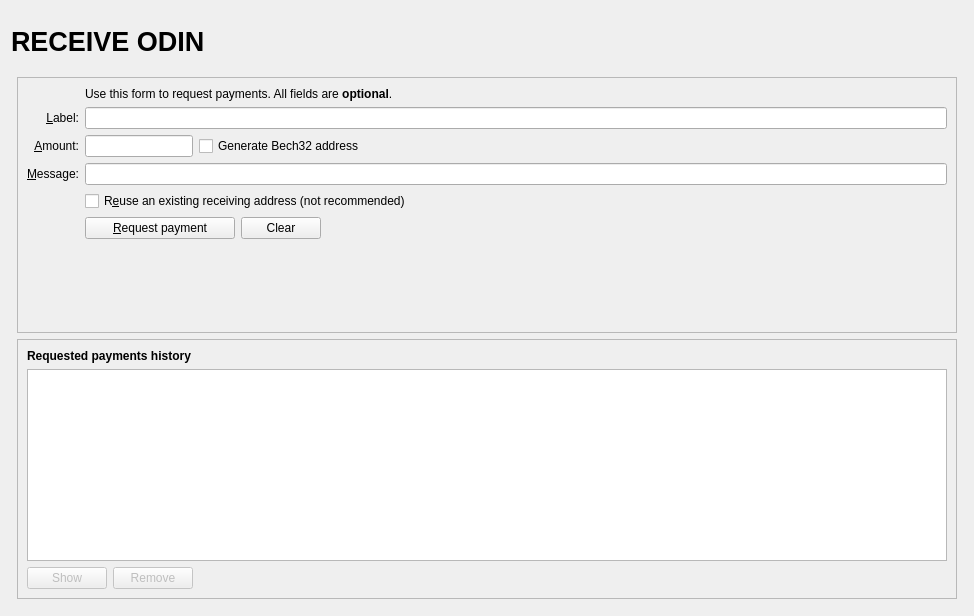
<?xml version="1.0" encoding="UTF-8"?>
<ui version="4.0">
 <class>ReceiveCoinsDialog</class>
 <widget class="QWidget" name="ReceiveCoinsDialog">
  <property name="geometry">
   <rect>
    <x>0</x>
    <y>0</y>
    <width>974</width>
    <height>616</height>
   </rect>
  </property>
  <layout class="QVBoxLayout" name="verticalLayout" stretch="0">
   <item>
    <layout class="QVBoxLayout" name="verticalLayout_Master" stretch="0,1">
     <property name="spacing">
      <number>0</number>
     </property>
     <item>
      <widget class="QFrame" name="frame_Header">
       <layout class="QVBoxLayout" name="verticalLayout_8">
        <property name="leftMargin">
         <number>0</number>
        </property>
        <property name="topMargin">
         <number>0</number>
        </property>
        <property name="rightMargin">
         <number>0</number>
        </property>
        <property name="bottomMargin">
         <number>0</number>
        </property>
        <item>
         <layout class="QHBoxLayout" name="horizontalLayout_Header" stretch="1,0,1">
          <item>
           <widget class="QLabel" name="pageHeading__labelOverviewHeaderLeft">
            <property name="minimumSize">
             <size>
              <width>464</width>
              <height>60</height>
             </size>
            </property>
            <property name="maximumSize">
             <size>
              <width>16777215</width>
              <height>60</height>
             </size>
            </property>
            <property name="font">
             <font>
              <pointsize>20</pointsize>
              <weight>75</weight>
              <bold>true</bold>
             </font>
            </property>
            <property name="text">
             <string>RECEIVE ODIN</string>
            </property>
           </widget>
          </item>
          <item>
           <spacer name="horizontalSpacer_3">
            <property name="orientation">
             <enum>Qt::Horizontal</enum>
            </property>
            <property name="sizeHint" stdset="0">
             <size>
              <width>40</width>
              <height>20</height>
             </size>
            </property>
           </spacer>
          </item>
          <item>
           <widget class="QLabel" name="labelOverviewHeaderRight">
            <property name="minimumSize">
             <size>
              <width>464</width>
              <height>60</height>
             </size>
            </property>
            <property name="maximumSize">
             <size>
              <width>16777215</width>
              <height>60</height>
             </size>
            </property>
            <property name="font">
             <font>
              <pointsize>14</pointsize>
             </font>
            </property>
            <property name="text">
             <string/>
            </property>
            <property name="alignment">
             <set>Qt::AlignRight|Qt::AlignTrailing|Qt::AlignVCenter</set>
            </property>
           </widget>
          </item>
         </layout>
        </item>
       </layout>
      </widget>
     </item>
     <item>
      <widget class="QFrame" name="frame_BG">
       <layout class="QVBoxLayout" name="verticalLayout_5">
        <property name="leftMargin">
         <number>6</number>
        </property>
        <property name="topMargin">
         <number>6</number>
        </property>
        <property name="rightMargin">
         <number>6</number>
        </property>
        <property name="bottomMargin">
         <number>6</number>
        </property>
        <item>
         <widget class="QFrame" name="cardFrame__frame2">
          <property name="sizePolicy">
           <sizepolicy hsizetype="Preferred" vsizetype="Expanding">
            <horstretch>0</horstretch>
            <verstretch>0</verstretch>
           </sizepolicy>
          </property>
          <property name="frameShape">
           <enum>QFrame::StyledPanel</enum>
          </property>
          <property name="frameShadow">
           <enum>QFrame::Sunken</enum>
          </property>
          <layout class="QVBoxLayout" name="verticalLayout_3">
           <item>
            <layout class="QGridLayout" name="gridLayout">
             <item row="7" column="2">
              <widget class="QCheckBox" name="reuseAddress">
               <property name="toolTip">
                <string>Reuse one of the previously used receiving addresses.&lt;br&gt;Reusing addresses has security and privacy issues.&lt;br&gt;Do not use this unless re-generating a payment request made before.</string>
               </property>
               <property name="text">
                <string>R&amp;euse an existing receiving address (not recommended)</string>
               </property>
              </widget>
             </item>
             <item row="7" column="0">
              <widget class="QLabel" name="label_4">
               <property name="text">
                <string/>
               </property>
              </widget>
             </item>
             <item row="6" column="0">
              <widget class="QLabel" name="userInput__label_3">
               <property name="toolTip">
                <string>An optional message to attach to the payment request, which will be displayed when the request is opened. Note: The message will not be sent with the payment over the ODIN network.</string>
               </property>
               <property name="text">
                <string>&amp;Message:</string>
               </property>
               <property name="alignment">
                <set>Qt::AlignRight|Qt::AlignTrailing|Qt::AlignVCenter</set>
               </property>
               <property name="buddy">
                <cstring>reqMessage</cstring>
               </property>
              </widget>
             </item>
             <item row="4" column="2">
              <widget class="QLineEdit" name="reqLabel">
               <property name="toolTip">
                <string>An optional label to associate with the new receiving address.</string>
               </property>
              </widget>
             </item>
             <item row="6" column="2">
              <widget class="QLineEdit" name="reqMessage">
               <property name="toolTip">
                <string>An optional message to attach to the payment request, which will be displayed when the request is opened.&lt;br&gt;Note: The message will not be sent with the payment over the ODIN network.</string>
               </property>
              </widget>
             </item>
             <item row="2" column="2">
              <widget class="QLabel" name="label_5">
               <property name="text">
                <string>Use this form to request payments. All fields are &lt;b&gt;optional&lt;/b&gt;.</string>
               </property>
              </widget>
             </item>
             <item row="4" column="0">
              <widget class="QLabel" name="userInput__label_2">
               <property name="toolTip">
                <string>An optional label to associate with the new receiving address.</string>
               </property>
               <property name="text">
                <string>&amp;Label:</string>
               </property>
               <property name="alignment">
                <set>Qt::AlignRight|Qt::AlignTrailing|Qt::AlignVCenter</set>
               </property>
               <property name="buddy">
                <cstring>reqLabel</cstring>
               </property>
              </widget>
             </item>
             <item row="5" column="0">
              <widget class="QLabel" name="userInput__label">
               <property name="toolTip">
                <string>An optional amount to request. Leave this empty or zero to not request a specific amount.</string>
               </property>
               <property name="text">
                <string>&amp;Amount:</string>
               </property>
               <property name="alignment">
                <set>Qt::AlignRight|Qt::AlignTrailing|Qt::AlignVCenter</set>
               </property>
               <property name="buddy">
                <cstring>reqAmount</cstring>
               </property>
              </widget>
             </item>
             <item row="5" column="2">
              <layout class="QHBoxLayout" name="horizontalLayout_6">
               <item>
                <widget class="BitcoinAmountField" name="reqAmount">
                 <property name="sizePolicy">
                  <sizepolicy hsizetype="Fixed" vsizetype="Fixed">
                   <horstretch>0</horstretch>
                   <verstretch>0</verstretch>
                  </sizepolicy>
                 </property>
                 <property name="minimumSize">
                  <size>
                   <width>80</width>
                   <height>0</height>
                  </size>
                 </property>
                 <property name="maximumSize">
                  <size>
                   <width>1000</width>
                   <height>100</height>
                  </size>
                 </property>
                 <property name="toolTip">
                  <string>An optional amount to request. Leave this empty or zero to not request a specific amount.</string>
                 </property>
                </widget>
               </item>
               <item>
                <widget class="QCheckBox" name="useBech32">
                 <property name="sizePolicy">
                  <sizepolicy hsizetype="Fixed" vsizetype="Fixed">
                   <horstretch>0</horstretch>
                   <verstretch>0</verstretch>
                  </sizepolicy>
                 </property>
                 <property name="maximumSize">
                  <size>
                   <width>1000</width>
                   <height>16777215</height>
                  </size>
                 </property>
                 <property name="focusPolicy">
                  <enum>Qt::StrongFocus</enum>
                 </property>
                 <property name="toolTip">
                  <string>Bech32 addresses (BIP-173) are cheaper to spend from and offer better protection against typos. When unchecked a P2SH wrapped SegWit address will be created, compatible with older wallets.</string>
                 </property>
                 <property name="text">
                  <string>Generate Bech32 address</string>
                 </property>
                </widget>
               </item>
               <item>
                <spacer name="horizontalSpacer_3">
                 <property name="orientation">
                  <enum>Qt::Horizontal</enum>
                 </property>
                 <property name="sizeHint" stdset="0">
                  <size>
                   <width>0</width>
                   <height>0</height>
                  </size>
                 </property>
                </spacer>
               </item>
              </layout>
             </item>
             <item row="8" column="0">
              <widget class="QLabel" name="label_7">
               <property name="text">
                <string/>
               </property>
              </widget>
             </item>
             <item row="8" column="2">
              <layout class="QHBoxLayout" name="horizontalLayout">
               <item>
                <widget class="QPushButton" name="receiveButton">
                 <property name="minimumSize">
                  <size>
                   <width>150</width>
                   <height>0</height>
                  </size>
                 </property>
                 <property name="text">
                  <string>&amp;Request payment</string>
                 </property>
                 <property name="icon">
                  <iconset>
                   <normaloff>:/icons/receive_dark</normaloff>:/icons/receive_dark</iconset>
                 </property>
                </widget>
               </item>
               <item>
                <widget class="QPushButton" name="clearButton">
                 <property name="sizePolicy">
                  <sizepolicy hsizetype="Minimum" vsizetype="Fixed">
                   <horstretch>0</horstretch>
                   <verstretch>0</verstretch>
                  </sizepolicy>
                 </property>
                 <property name="toolTip">
                  <string>Clear all fields of the form.</string>
                 </property>
                 <property name="text">
                  <string>Clear</string>
                 </property>
                 <property name="icon">
                  <iconset>
                   <normaloff>:/icons/remove</normaloff>:/icons/remove</iconset>
                 </property>
                 <property name="autoDefault">
                  <bool>false</bool>
                 </property>
                </widget>
               </item>
               <item>
                <spacer name="horizontalSpacer">
                 <property name="orientation">
                  <enum>Qt::Horizontal</enum>
                 </property>
                 <property name="sizeHint" stdset="0">
                  <size>
                   <width>40</width>
                   <height>20</height>
                  </size>
                 </property>
                </spacer>
               </item>
              </layout>
             </item>
             <item row="9" column="2">
              <spacer name="verticalSpacer">
               <property name="orientation">
                <enum>Qt::Vertical</enum>
               </property>
               <property name="sizeHint" stdset="0">
                <size>
                 <width>20</width>
                 <height>40</height>
                </size>
               </property>
              </spacer>
             </item>
            </layout>
           </item>
          </layout>
         </widget>
        </item>
        <item>
         <widget class="QFrame" name="cardFrame__frame">
          <property name="sizePolicy">
           <sizepolicy hsizetype="Preferred" vsizetype="Expanding">
            <horstretch>0</horstretch>
            <verstretch>0</verstretch>
           </sizepolicy>
          </property>
          <property name="frameShape">
           <enum>QFrame::StyledPanel</enum>
          </property>
          <property name="frameShadow">
           <enum>QFrame::Raised</enum>
          </property>
          <layout class="QVBoxLayout" name="verticalLayout_2">
           <item>
            <widget class="QLabel" name="label_6">
             <property name="font">
              <font>
               <weight>75</weight>
               <bold>true</bold>
              </font>
             </property>
             <property name="text">
              <string>Requested payments history</string>
             </property>
            </widget>
           </item>
           <item>
            <widget class="QTableView" name="recentRequestsView">
             <property name="palette">
              <palette>
               <active>
                <colorrole role="Text">
                 <brush brushstyle="SolidPattern">
                  <color alpha="255">
                   <red>51</red>
                   <green>51</green>
                   <blue>51</blue>
                  </color>
                 </brush>
                </colorrole>
               </active>
               <inactive>
                <colorrole role="Text">
                 <brush brushstyle="SolidPattern">
                  <color alpha="255">
                   <red>51</red>
                   <green>51</green>
                   <blue>51</blue>
                  </color>
                 </brush>
                </colorrole>
               </inactive>
               <disabled>
                <colorrole role="Text">
                 <brush brushstyle="SolidPattern">
                  <color alpha="255">
                   <red>85</red>
                   <green>85</green>
                   <blue>85</blue>
                  </color>
                 </brush>
                </colorrole>
               </disabled>
              </palette>
             </property>
             <property name="contextMenuPolicy">
              <enum>Qt::CustomContextMenu</enum>
             </property>
             <property name="tabKeyNavigation">
              <bool>false</bool>
             </property>
             <property name="sortingEnabled">
              <bool>true</bool>
             </property>
            </widget>
           </item>
           <item>
            <layout class="QHBoxLayout" name="horizontalLayout_2">
             <item>
              <widget class="QPushButton" name="showRequestButton">
               <property name="enabled">
                <bool>false</bool>
               </property>
               <property name="toolTip">
                <string>Show the selected request (does the same as double clicking an entry)</string>
               </property>
               <property name="text">
                <string>Show</string>
               </property>
               <property name="icon">
                <iconset>
                 <normaloff>:/icons/edit</normaloff>:/icons/edit</iconset>
               </property>
               <property name="autoDefault">
                <bool>false</bool>
               </property>
              </widget>
             </item>
             <item>
              <widget class="QPushButton" name="removeRequestButton">
               <property name="enabled">
                <bool>false</bool>
               </property>
               <property name="toolTip">
                <string>Remove the selected entries from the list</string>
               </property>
               <property name="text">
                <string>Remove</string>
               </property>
               <property name="icon">
                <iconset>
                 <normaloff>:/icons/remove</normaloff>:/icons/remove</iconset>
               </property>
               <property name="autoDefault">
                <bool>false</bool>
               </property>
              </widget>
             </item>
             <item>
              <spacer name="horizontalSpacer_2">
               <property name="orientation">
                <enum>Qt::Horizontal</enum>
               </property>
               <property name="sizeHint" stdset="0">
                <size>
                 <width>40</width>
                 <height>20</height>
                </size>
               </property>
              </spacer>
             </item>
            </layout>
           </item>
          </layout>
         </widget>
        </item>
       </layout>
      </widget>
     </item>
    </layout>
   </item>
  </layout>
 </widget>
 <customwidgets>
  <customwidget>
   <class>BitcoinAmountField</class>
   <extends>QLineEdit</extends>
   <header>bitcoinamountfield.h</header>
   <container>1</container>
  </customwidget>
 </customwidgets>
 <tabstops>
  <tabstop>reqLabel</tabstop>
  <tabstop>reqAmount</tabstop>
  <tabstop>reqMessage</tabstop>
  <tabstop>reuseAddress</tabstop>
  <tabstop>receiveButton</tabstop>
  <tabstop>clearButton</tabstop>
  <tabstop>recentRequestsView</tabstop>
  <tabstop>showRequestButton</tabstop>
  <tabstop>removeRequestButton</tabstop>
 </tabstops>
 <resources/>
 <connections/>
</ui>
